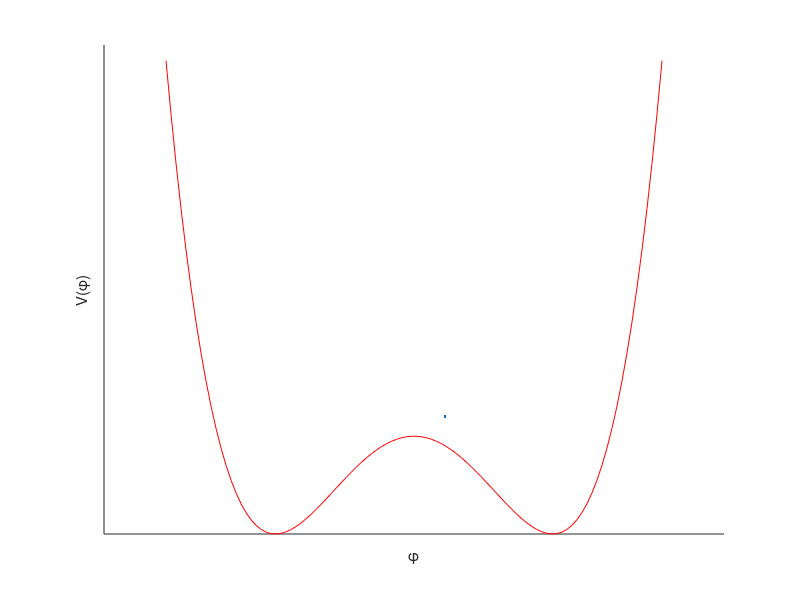

Here is the MATLAB script that generated this plot:
f = @(x) -1/2*(x.^2) + 1/4*0.05*x.^4;

lim=8

x = linspace(-lim,lim);
hold on
plot(x, f(x), 'r', LineWidth=1)
grid on
set(gca, 'xtick', [])
set(gca, 'ytick', [])
xlabel('\phi')
ylabel('V(\phi)')